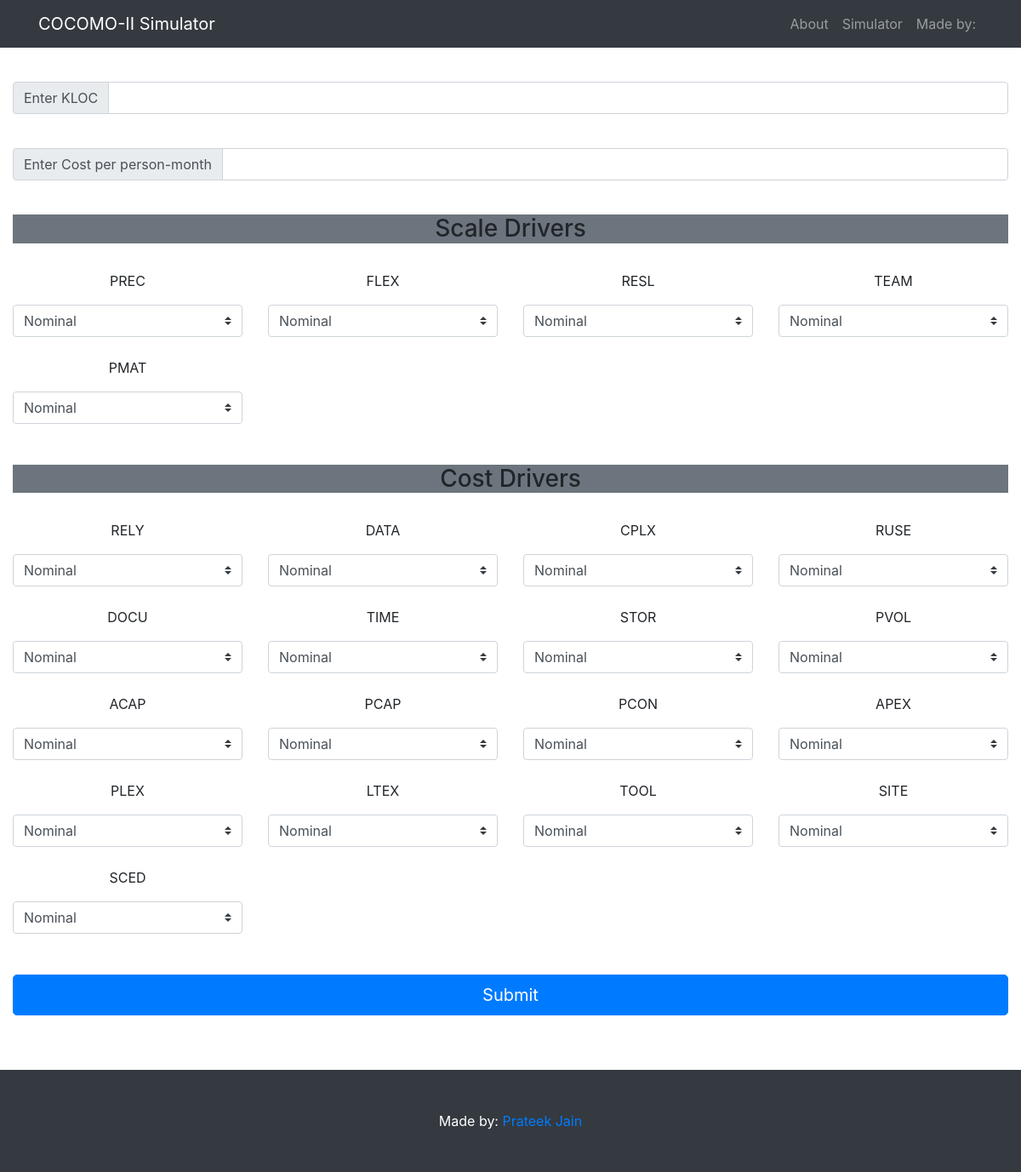
The page /simulator/ on the database its author committed.
### simulator/models.py (models this page shows, shortened)
class Driver(models.Model):
    type = models.CharField(max_length=100)
    title = models.CharField(max_length=100)
    vlow = models.DecimalField(max_digits=20, decimal_places=5, default=Decimal('0.00000'))
    low = models.DecimalField(max_digits=20, decimal_places=5, default=Decimal('0.00000'))
    nom = models.DecimalField(max_digits=20, decimal_places=5, default=Decimal('0.00000'))
    high = models.DecimalField(max_digits=20, decimal_places=5, default=Decimal('0.00000'))
    vhigh = models.DecimalField(max_digits=20, decimal_places=5, default=Decimal('0.00000'))
    ehigh = models.DecimalField(max_digits=20, decimal_places=5, default=Decimal('0.00000'))

### simulator/views.py (the view)
# urls.py: path('', views.cocomo_simulator),
def cocomo_simulator(request):
    drivers = Driver.objects.all()
    return render(request, 'simulator/simulator.html', {'drivers': drivers})

### simulator/templates/simulator/simulator.html (shortened to what this page needs)
<!DOCTYPE html>
<html lang="en">
<head>
  <link href="/static/vendor/bootstrap/css/bootstrap.min.css" rel="stylesheet">
  <link href="/static/css/scrolling-nav.css" rel="stylesheet">
</head>
<body id="page-top">
  <nav class="navbar navbar-expand-lg navbar-dark bg-dark fixed-top" id="mainNav">
    <div class="container">
      <a class="navbar-brand js-scroll-trigger" href="/">COCOMO-II Simulator</a>
      <div class="collapse navbar-collapse" id="navbarResponsive">
        <ul class="navbar-nav ml-auto">
          <li class="nav-item">
            <a class="nav-link js-scroll-trigger" href="/">About</a>
          </li>
          <li class="nav-item">
            <a class="nav-link js-scroll-trigger" href="/simulator">Simulator</a>
          </li>
          <li class="nav-item">
            <a class="nav-link js-scroll-trigger" href="#footer">Made by:</a>
          </li>
        </ul>
      </div>
    </div>
  </nav>
<br><br><br><br>
  <div class="container-fluid bg-3 text-center input-group mb-3">
  <div class="input-group-prepend">
    <span class="input-group-text" id="inputGroup-sizing-sm">Enter KLOC</span>
  </div>
  <input type="text" class="form-control kloc" aria-label="Small" aria-describedby="inputGroup-sizing-sm">
</div><br>
  <div class="container-fluid bg-3 text-center input-group mb-3">
  <div class="input-group-prepend">
    <span class="input-group-text" id="inputGroup-sizing-sm">Enter Cost per person-month</span>
  </div>
  <input type="text" class="form-control cost" aria-label="Small" aria-describedby="inputGroup-sizing-sm">
</div><br>
<div class="container-fluid bg-3 text-center">
  <div class="bg-secondary container-fluid">
    <h3>Scale Drivers</h3>
  </div>
  <div class="row">
    {% for driver in drivers %}
      {% if driver.type == 'Scale' %}
          <br>
        <div class="col-sm-3">
        <br>
          <p>{{ driver.title }}</p>
          <select class="scale-driver browser-default custom-select">
              <option value={{ driver.nom }} selected>Nominal</option>
          </select>
        </div>
      {% endif %}
    {% endfor %}
  </div>
</div><br><br>
<div class="container-fluid bg-3 text-center">
  <div class="bg-secondary container-fluid">
    <h3>Cost Drivers</h3>
  </div>
  <div class="row">
    {% for driver in drivers %}
      {% if driver.type == 'Cost' %}
            <br>
        <div class="col-sm-3">
        <br>
          <p>{{ driver.title }}</p>
          <select class="cost-driver browser-default custom-select">
              <option value={{ driver.nom }} selected>Nominal</option>
          </select>
        </div>
      {% endif %}
    {% endfor %}
  </div>
</div><br><br>
<div class="container-fluid bg-3 text-center input-group mb-3">
<button type="submit" class="btn btn-primary btn-lg btn-block submit">Submit</button>
</div>
    <br><br>
  <footer id="footer" class="py-5 bg-dark footer">
    <div class="container">
        <p class="m-0 text-center text-white">Made by: <a href="https://github.com/prateekj117">Prateek Jain</a></p>
    </div>
  </footer>
</body>
</html>

### rows shown on the page
Driver: title "PREC"
Driver: title "FLEX"
Driver: title "RESL"
Driver: title "TEAM"
Driver: title "PMAT"
Driver: title "RELY"
Driver: title "DATA"
Driver: title "CPLX"
Driver: title "RUSE"
Driver: title "DOCU"
Driver: title "TIME"
Driver: title "STOR"
Driver: title "PVOL"
Driver: title "ACAP"
Driver: title "PCAP"
Driver: title "PCON"
Driver: title "APEX"
Driver: title "PLEX"
Driver: title "LTEX"
Driver: title "TOOL"
Driver: title "SITE"
Driver: title "SCED"
